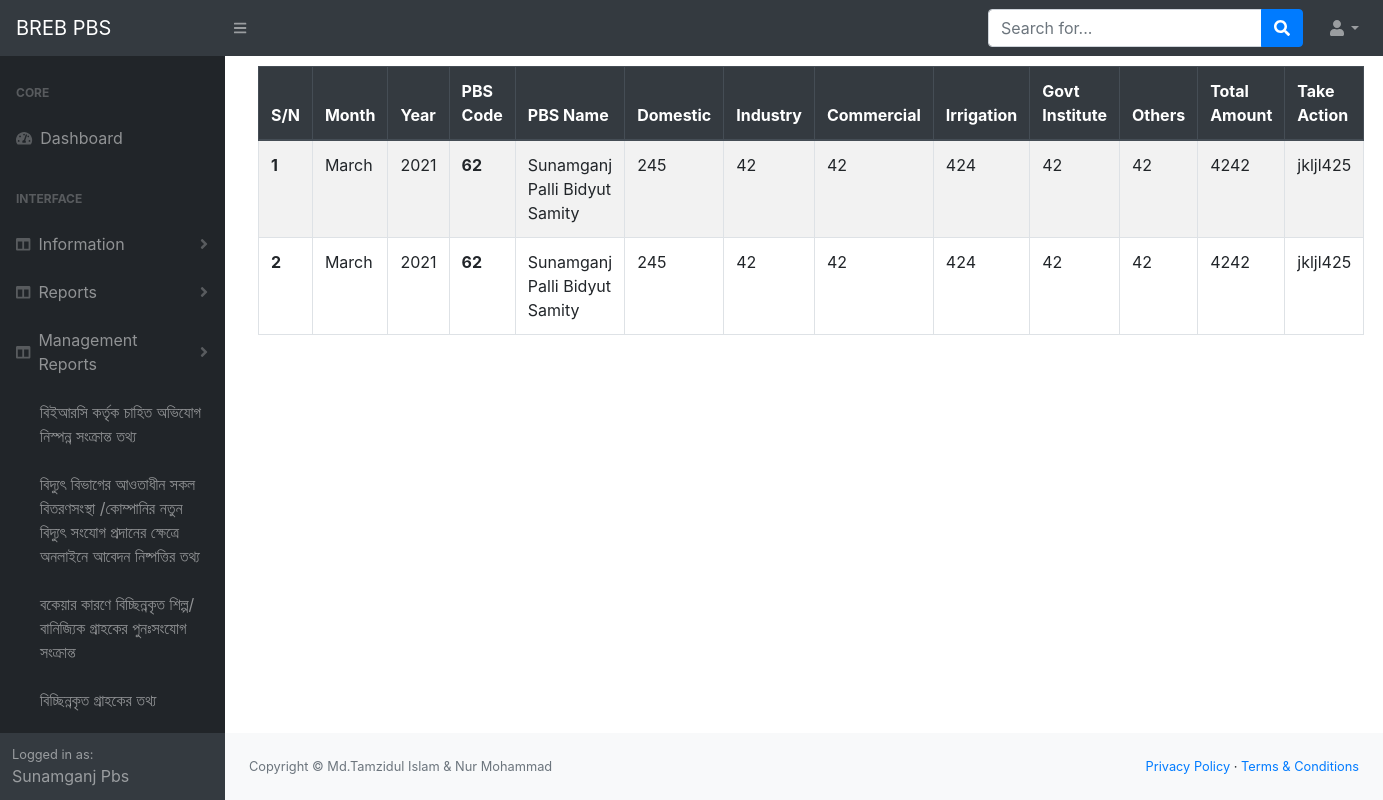
/my-dc-consumer (signed in), run on an earlier commit of the app's database.
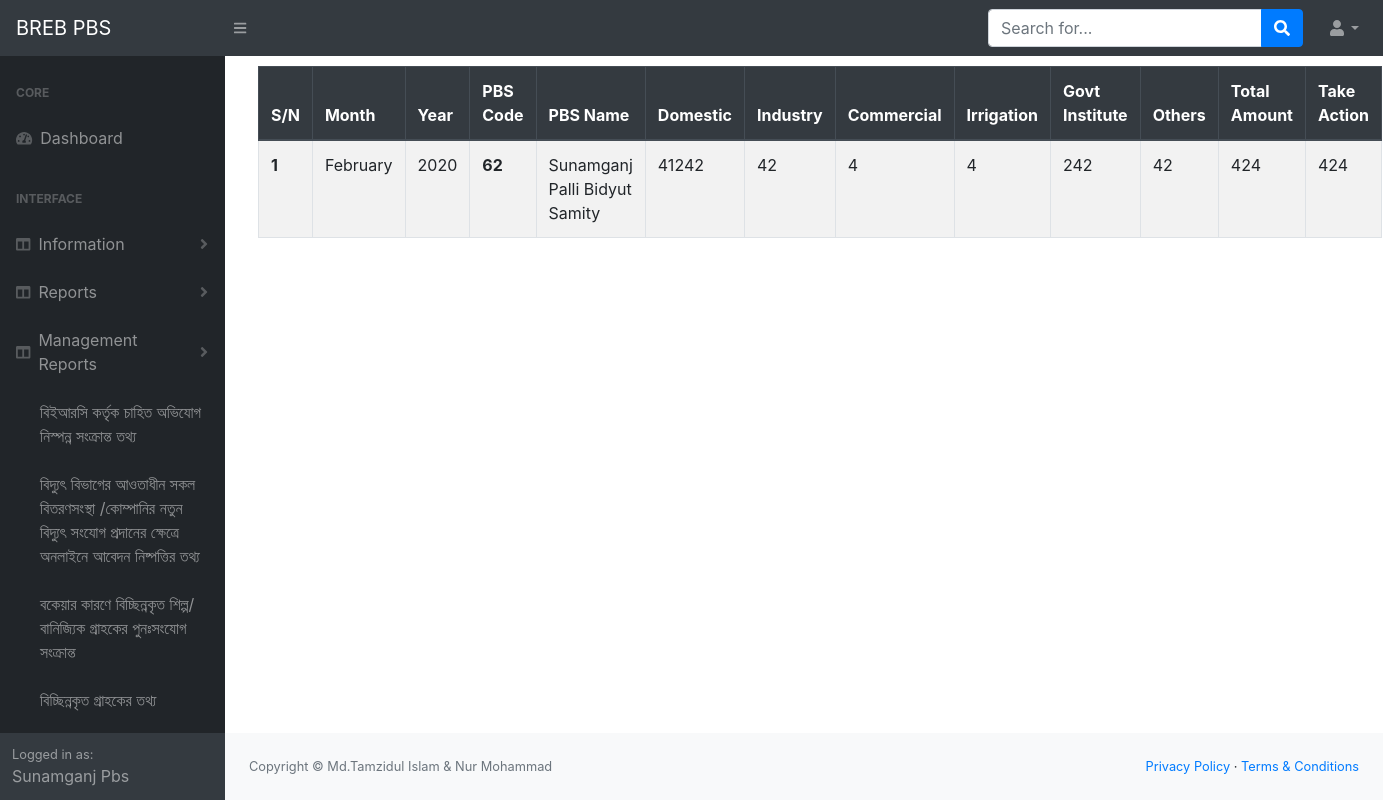
And on a later commit of the database.
### infoapp/models.py (models this page shows, shortened)
class DcConsumerInfo(models.Model):
    pbs_code=models.IntegerField(blank=True, null=True)
    management_code=models.IntegerField(blank=True,null=True)
    month=models.CharField(max_length=10, blank=True, null=True)
    year=models.CharField(max_length=10,blank=True, null=True)
    domestic=models.CharField(max_length=250, blank=True,null=True)
    industry=models.CharField(max_length=250, blank=True, null=True)
    commercial=models.CharField(max_length=250, blank=True, null=True)
    irrigation=models.CharField(max_length=250, blank=True, null=True)
    govt_institute=models.CharField(max_length=250, blank=True, null=True)
    other=models.CharField(max_length=250, blank=True, null=True)
    total_amount=models.CharField(max_length=250, blank=True, null=True)
    taken_action=models.TextField(max_length=250, blank=True, null=True)

class PbsInfo(models.Model):
    user=models.OneToOneField(User, on_delete=models.CASCADE)
    pbs_name=models.CharField(max_length=50)
    pbs_name_benglai=models.CharField(max_length=50)
    pbs_code=models.IntegerField(blank=True, null= True)
    management_code=models.IntegerField(blank=True, null=True)
    address=models.TextField(blank=True, null=True)
    mobile_no=models.TextField(blank=True , null=True)

### infoapp/views.py (the view)
# urls.py: path('my-dc-consumer', views.my_dc_consumer , name='my_dc_consumer'),
def my_dc_consumer(request):
    current_user=request.user
    user_id=current_user.id
    user_pbs_info=PbsInfo.objects.get(user__pk=user_id)
    pbs_code=user_pbs_info.pbs_code
    print(pbs_code)
    my_data=DcConsumerInfo.objects.filter(pbs_code=pbs_code)
    context={'my_data':my_data,'user_pbs_info':user_pbs_info}
    return render(request, 'my_dc_consumer.html',context)

### templates/my_dc_consumer.html
{% extends 'base.html'%}
{% block content %}
<div class="container">
    <div class="cow">
        <table class="table table-striped table-bordered" style="margin-top: 10px;">
            <thead class="thead-dark">
              <tr>
                <th scope="col">S/N</th>
                <th scope="col">Month</th>
                <th scope="col">Year</th>
                <th scope="col">PBS Code</th>
                <th scope="col">PBS Name</th>
                <th scope="col">Domestic</th>
                <th scope="col">Industry</th>
                <th scope="col">Commercial</th>
                <th scope="col">Irrigation</th>
                <th scope="col">Govt Institute</th>
                <th scope="col">Others</th>
                <th scope="col">Total Amount</th>
                <th scope="col">Take Action</th>
              </tr>
            </thead>
            <tbody>
                {% for my_data in my_data%}
              <tr>
                <th>{{ forloop.counter }}</th>
                <td>{{ my_data.month }}</td>
                <td>{{ my_data.year }}</td>
                <th scope="row">{{ my_data.pbs_code }}</th>
                <td>{{ user_pbs_info.pbs_name }}</td>
                <td>{{ my_data.domestic }}</td>
                <td>{{ my_data.industry }}</td>
                <td>{{ my_data.commercial }}</td>
                <td>{{ my_data.irrigation }}</td>
                <td>{{ my_data.govt_institute }}</td>
                <td>{{ my_data.other }}</td>
                <td>{{ my_data.total_amount }}</td>
                <td>{{ my_data.taken_action }}</td>
              </tr>
              {% endfor %}
            </tbody>
        </table>
    </div>
</div>
{% endblock %}

What changed in the data, as far as the page shows it:
removed DcConsumerInfo: month "March", year "2021", pbs_code "62", {{ user_pbs_info.pbs_name }} "Sunamganj Palli Bidyut Samity", domestic "245", industry "42", commercial "42", irrigation "424", govt_institute "42", other "42", total_amount "4242", taken_action "jkljl425"
removed DcConsumerInfo: month "March", year "2021", pbs_code "62", {{ user_pbs_info.pbs_name }} "Sunamganj Palli Bidyut Samity", domestic "245", industry "42", commercial "42", irrigation "424", govt_institute "42", other "42", total_amount "4242", taken_action "jkljl425"
now on this page (row edited): DcConsumerInfo: month "February", year "2020", pbs_code "62", {{ user_pbs_info.pbs_name }} "Sunamganj Palli Bidyut Samity", domestic "41242", industry "42", commercial "4", irrigation "4", govt_institute "242", other "42", total_amount "424", taken_action "424"
